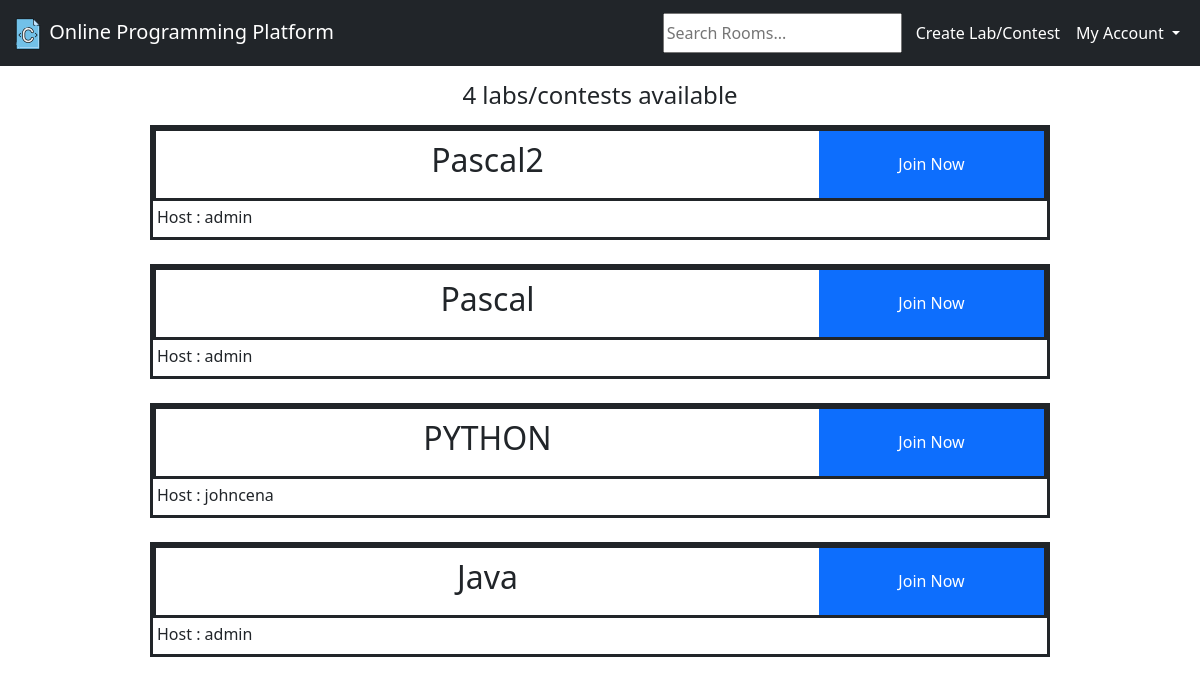
Before: /home/ with the older database file.
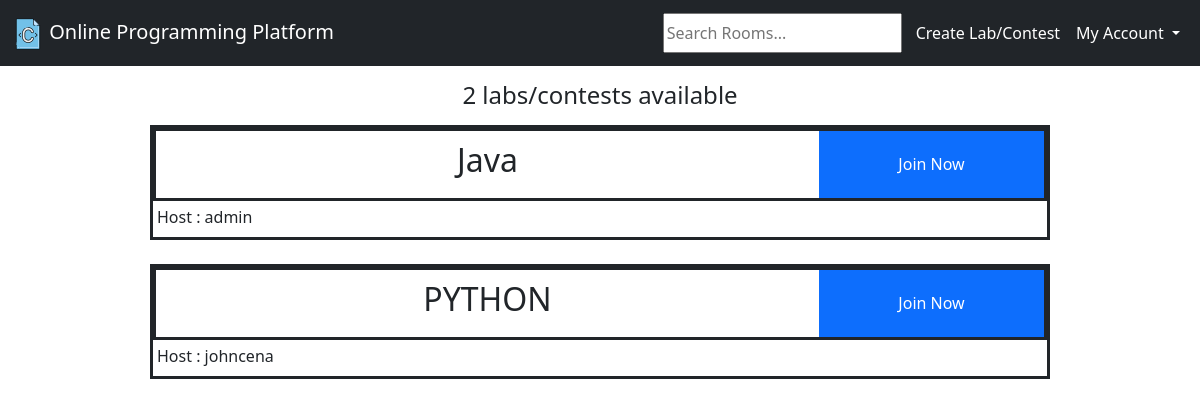
After: the same page with the newer database file.
### base/models.py (models this page shows, shortened)
class Room(models.Model):
    host = models.ForeignKey(User, on_delete=models.SET_NULL, null=True)
    name = models.CharField(max_length=200)
    description = models.TextField(null=True, blank=True)
    updated = models.DateTimeField(auto_now=True)
    created = models.DateTimeField(auto_now_add=True)
    class Meta:
        ordering = ['-updated', '-created']

### base/views.py (the view)
# urls.py: 2. Add a URL to urlpatterns:  path('', views.home, name='home')
def home(request):
    q = request.GET.get('q') if request.GET.get('q') != None else ''  # for searching
    rooms = Room.objects.filter(
        Q(name__icontains=q)  # |
    )
    room_count = rooms.count()
    context = {'rooms': rooms, 'room_count': room_count}
    return render(request, "home.html", context)

### templates/home.html (shortened to what this page needs)
{% extends 'main.html' %}
{% block style %}
{% load static %}
<link rel="stylesheet" href="{% static 'css/home_style.css' %}">
{% endblock %}
{% block content %}
<div>
    <h4 style="text-align:center; margin:15px; ">{{room_count}} labs/contests available</h4>
    <div>
        {% for room in rooms %}
        <div class="room-tile">
            <div class="room-tile-1">
                <div class="room-tile-name">
                    <h2>{{room.name}}</h2>
                </div>
                <div class="room-tile-button">
                    <a href="/room/{{room.id}}" class="btn btn-primary rounded-0">Join Now</a>
                </div>
            </div>
            <div class="room-tile-2">
                <div class="room-tile-host">
                    <h6>Host : {{room.host.username}}</h6>
                </div>
            </div>
        </div>
        <br>
        {% endfor %}
    </div>
</div>
{% endblock %}

Changed rows visible on the page:
removed Room: name "Pascal2", host.username "admin"
removed Room: name "Pascal", host.username "admin"
changed Room "Java": moves up the list
Other visible differences:
{{ room_count }}: "4" → "2"
